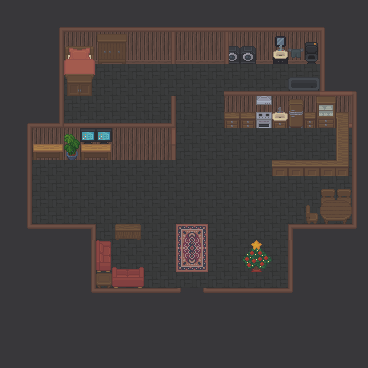

This is a level from a 2D game, rendered from its Tiled map with the project's own tilesets. A one-line summary and the map file follow, with tile-layer data summarised:
An orthogonal 23x23 tile map with 16x16 px tiles, 4 tile layers (Bottom Layer, Ledge Layer, Colision Layer, Top Layer) and 24 objects.

<map version="1.10" tiledversion="1.10.2" orientation="orthogonal" renderorder="right-down" width="23" height="23" tilewidth="16" tileheight="16" infinite="0" nextlayerid="6" nextobjectid="147">
 <editorsettings>
  <export target="../../config/Kevin-Sophia.json" format="json" />
 </editorsettings>
 <tileset firstgid="1" source="globals.tsx" />
 <layer id="4" name="Bottom Layer" width="23" height="23">
  <data>[529 cells, 529 non-empty, 5 distinct tile ids]</data>
 </layer>
 <layer id="3" name="Ledge Layer" width="23" height="23">
  <data>[529 cells, 27 non-empty, 18 distinct tile ids]</data>
 </layer>
 <layer id="2" name="Colision Layer" width="23" height="23">
  <data>[529 cells, 152 non-empty, 55 distinct tile ids]</data>
 </layer>
 <objectgroup id="5" name="Furniture">
  <object id="63" gid="26272" x="267.792" y="279.932" width="16" height="16" />
  <object id="64" gid="26273" x="231.155" y="276.591" width="16" height="16" />
  <object id="67" gid="26542" x="256.148" y="280.273" width="16" height="16" />
  <object id="70" gid="27103" x="120.64" y="229.973" width="16" height="16" />
  <object id="72" gid="27109" x="120.527" y="230.155" width="16" height="16" />
  <object id="106" gid="26541" x="240.42" y="278.477" width="16" height="16" />
  <object id="108" gid="26545" x="252.057" y="280.955" width="16" height="16" />
  <object id="116" gid="18180" x="250" y="113.5" width="16" height="16" />
  <object id="118" gid="26295" x="100.333" y="156" width="16" height="16" />
  <object id="120" gid="26835" x="88" y="152" width="16" height="16" />
  <object id="121" gid="25485" x="110.333" y="160" width="16" height="16" />
  <object id="123" gid="24945" x="35.3333" y="148.833" width="16" height="16" />
  <object id="124" gid="24643" x="34.3333" y="169.333" width="16" height="16" />
  <object id="125" gid="24373" x="34.3438" y="153.438" width="16" height="16" />
  <object id="126" gid="24644" x="99.0909" y="170.727" width="16" height="16" />
  <object id="127" gid="24374" x="99.0938" y="154.813" width="16" height="16" />
  <object id="129" gid="6760" x="128" y="153.652" width="16" height="16" />
  <object id="130" gid="6761" x="144.022" y="153.644" width="16" height="16" />
  <object id="132" gid="6762" x="159.969" y="153.641" width="16" height="16" />
  <object id="134" gid="24928" x="52" y="147" width="16" height="16" />
  <object id="137" gid="19507" x="127.969" y="139.75" width="16" height="16" />
  <object id="138" gid="21175" x="159.091" y="139.636" width="16" height="16" />
  <object id="139" gid="21443" x="144.364" y="140" width="16" height="16" />
  <object id="144" gid="19257" x="132.909" y="155.455" width="16" height="16" />
 </objectgroup>
 <layer id="1" name="Top Layer" width="23" height="23">
  <data>[529 cells, 37 non-empty, 23 distinct tile ids]</data>
 </layer>
</map>
